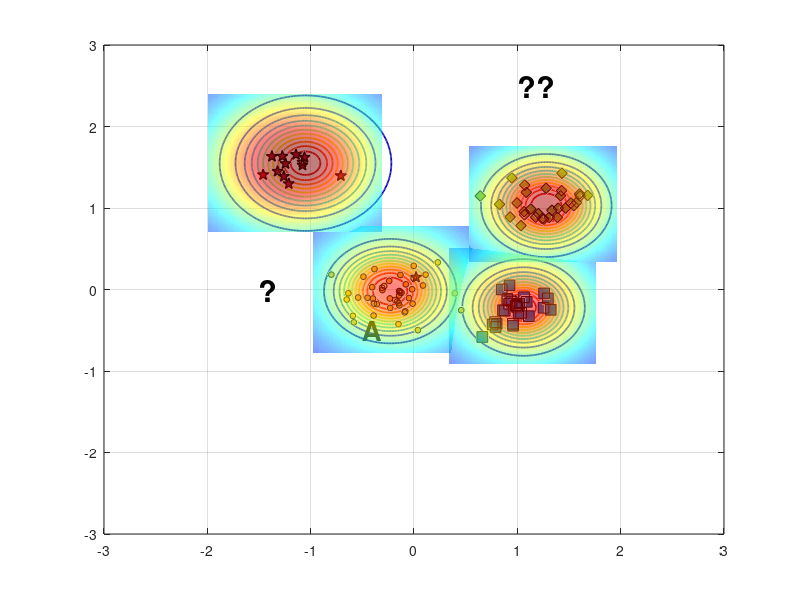

Recreate this plot in MATLAB. (Note: this script raises an error after producing the figure.)
%% Reproduce EVM-style demo figure (no toolboxes)
clear; close all; clc; rng(7);

% ---------- 1) 合成四类二维数据 ----------
% 类中心（大致对应图中位置）
C_star  = [-1.15  1.55];   % 红色星
C_diam  = [ 1.25  1.05];   % 绿色菱形
C_square= [ 1.05 -0.20];   % 蓝色方块
C_dot   = [-0.20  0.00];   % 蓝色小点（被 A 标注影响的那簇）

% 协方差（控制每簇形状）
S = @(sx,sy,rho)[sx^2 rho*sx*sy; rho*sx*sy sy^2];
Sig_star   = S(0.18,0.20, 0.05);
Sig_diam   = S(0.22,0.18,-0.10);
Sig_square = S(0.20,0.16, 0.05);
Sig_dot    = S(0.25,0.18, 0.00);

% 从高斯采样（不用 mvnrnd）
sample = @(N,mu,SIG) (randn(N,2)*chol(SIG,'lower') + mu);

X_star   = sample(12,C_star,   Sig_star);
X_diam   = sample(30,C_diam,   Sig_diam);
X_square = sample(28,C_square, Sig_square);
X_dot    = sample(45,C_dot,    Sig_dot);

% 加一个“离群星”靠近 A（见原图左中）
X_star = [X_star; 0.02 0.15];

% ---------- 2) 底面散点与样式 ----------
figure('Color','w','Position',[100,100,800,600]);
hold on; box on; grid on;
z0 = 0; % 所有散点都放在 z=0 的平面

% 确保按照绘制顺序叠放，便于把散点置顶
set(gca,'SortMethod','childorder');

h_star   = scatter3(X_star(:,1),  X_star(:,2),  z0+zeros(size(X_star,1),1),  70, ...
        'pentagram', 'filled', 'MarkerEdgeColor','k', 'MarkerFaceColor',[0.635294 0.0784314 0.184314], 'LineWidth',1.0); % 红色五角星 #A2142F
h_diam   = scatter3(X_diam(:,1),  X_diam(:,2),  z0+zeros(size(X_diam,1),1),  60, ...
        'd', 'filled', 'MarkerEdgeColor','k', 'MarkerFaceColor',[0.466667 0.674510 0.188235]); % 绿色菱形 #77AC30
h_square = scatter3(X_square(:,1),X_square(:,2),z0+zeros(size(X_square,1),1),60, ...
        's', 'filled', 'MarkerEdgeColor','k', 'MarkerFaceColor',[0 0.447059 0.741176]); % 蓝色正方形 #0072BD
h_dot    = scatter3(X_dot(:,1),   X_dot(:,2),   z0+zeros(size(X_dot,1),1),   18, ...
        'o', 'filled', 'MarkerEdgeColor','k', 'MarkerFaceColor',[0.929412 0.694118 0.125490]); % 黄色圆形 #EDB120


% ---------- 3) ψ-model 等值环（彩色同心） ----------
% 采用带形状参的径向函数 psi(r) = exp(-(r/s)^t)
psi = @(X,Y,cx,cy,s,t) exp( - ( sqrt((X-cx).^2 + (Y-cy).^2) ./ s ).^t );

% 选几处“极端向量/代表点”（包含 A 所在）
EV = [ -0.23 -0.02 ;   % A 对应蓝点极端向量
        1.06 -0.22 ;   % 蓝方块
        1.28  1.03 ;   % 绿菱形
       -1.05  1.55 ];  % 红星
scale = [0.42, 0.36, 0.40, 0.48];   % 各自 scale
shape = [2.6,  2.2,  2.4,  2.0];    % 各自 shape

% 网格
[xg,yg] = meshgrid(linspace(-3,3,400));
colormap(jet); caxis([0 1]);

% 等高线层级（红到蓝：高到低）
levels = linspace(1.0,0.05,12);

for k = 1:size(EV,1)
    Z = psi(xg,yg,EV(k,1),EV(k,2),scale(k),shape(k));
    [~, h] = contour(xg,yg,Z,levels);    % 直接画在底面，保持颜色映射
    set(h,'LineWidth',1.25);

    % 将等高线明确压到 z=0（兼容不同 MATLAB 版本）
    ch = get(h,'Children');
    for ic = 1:numel(ch)
        zd = get(ch(ic),'ZData');
        if ~isempty(zd)
            set(ch(ic),'ZData',zeros(size(zd))); % 强制贴在 z=0
        end
    end
end

% 标出 A 与问号
text(-0.5,-0.5,0,'A','FontWeight','bold','FontSize',20,'Color','k');
text( 1, 2.5,0,'??','FontWeight','bold','FontSize',22,'Color','k');
text( -1.5,0,0,'?','FontWeight','bold','FontSize',22,'Color','k');

% ---------- 4) 上方半透明“钟形面”（表示类支持/概率） ----------
% 用四个高斯穹顶，中心与各簇一致
gauss2 = @(X,Y,cx,cy,s) exp(-((X-cx).^2 + (Y-cy).^2)/(2*s^2));
tops  = {C_star, C_diam, C_square, C_dot};
sigT  = [0.65 0.55 0.55 0.60];
amp   = [1.05 0.95 0.90 0.85];

% 抬高穹顶，并缩小每个穹顶的覆盖范围（为每个穹顶使用局部网格）
zlift      = 0.18;   % 统一抬高量（不改变颜色映射）
spanFactor = 1.3;    % 每个穹顶半宽 = spanFactor * sigma（越小覆盖越小）
gridN      = 121;    % 局部网格分辨率

for i=1:4
    cx = tops{i}(1); cy = tops{i}(2);
    span = spanFactor * sigT(i);
    [xgi,ygi] = meshgrid(linspace(cx - span, cx + span, gridN), ...
                         linspace(cy - span, cy + span, gridN));

    Zt = amp(i) * gauss2(xgi,ygi,cx,cy,sigT(i));
    % 用 Zt 作为颜色，Zt+zlift 作为高度，从而抬高且保留原色
    s1 = surf(xgi,ygi, Zt + zlift, Zt, 'EdgeColor','none', 'FaceAlpha',0.5);
end
% shading interp; 
% camlight headlight; 
% lighting gouraud;

% 将散点推到顶层
uistack([h_star h_diam h_square h_dot], 'top');
% 将contoru推到顶层
uistack(h, 'top');

% ---------- 5) 轴、视角与观感 ----------
xlim([-2 2]); ylim([-1 3]); zlim([0 1.25]); view(-67,22);
axis vis3d; daspect([1 1 0.8]);
set(gca,'FontName','Times New Roman','FontSize',12,'LineWidth',1);
% xlabel('x'); ylabel('y'); zlabel('score / \psi');

% 网格和背景风格
grid on; 
% set(gca,'GridAlpha',0.2,'MinorGridAlpha',0.2);
